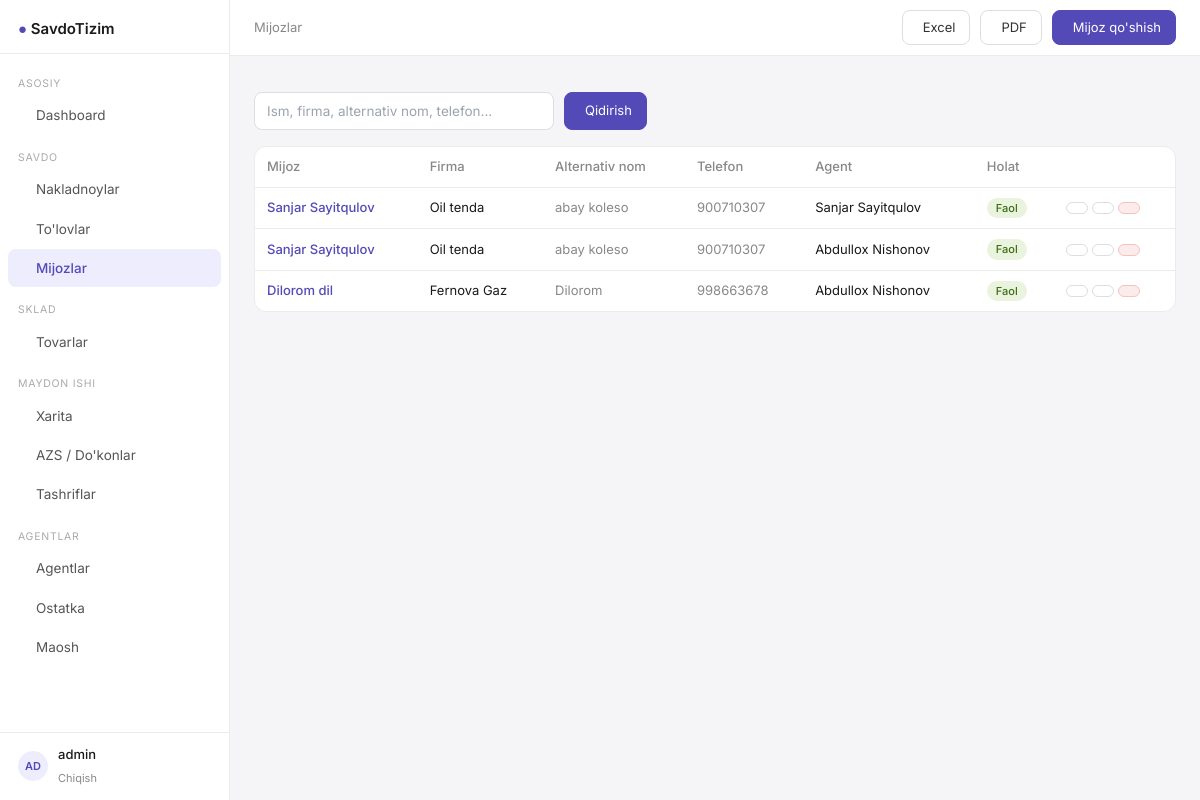
The page /clientes/ (signed in) on the database its author committed.
### apps/models.py (models this page shows, shortened)
class User(AbstractUser):
    pass

class Cliente(Model):
    first_name = CharField(max_length=120)
    last_name = CharField(max_length=120)
    firma_name = CharField(max_length=120, blank=True)
    alternative_name = CharField(max_length=120, blank=True)
    phone = CharField(max_length=20, blank=True)
    address = CharField(max_length=255, blank=True)
    agent = ForeignKey(Agent, on_delete=SET_NULL, null=True, related_name='clientes')
    is_active = BooleanField(default=True)
    date_created = DateTimeField(auto_now_add=True)
    class Meta:
        verbose_name = "Mijoz"
        verbose_name_plural = "Mijozlar"

class Agent(Model):
    first_name = CharField(max_length=120)
    last_name = CharField(max_length=120)
    phone = CharField(max_length=20)
    address = CharField(max_length=255, blank=True)
    commission_rate = DecimalField(
        max_digits=5, decimal_places=2, default=3.0,
        help_text="Foiz stavkasi, masalan 3.5"
    )
    balance_limit = IntegerField(
        default=0,
        help_text="Agentga berilishi mumkin bo'lgan maksimal naqd pul"
    )
    is_active = BooleanField(default=True)
    date_created = DateTimeField(auto_now_add=True)
    def __str__(self):
        return f"{self.first_name} {self.last_name}"
    class Meta:
        verbose_name = "Agent"
        verbose_name_plural = "Agentlar"

### apps/views.py (the view, shortened to what this page needs)
# urls.py: path('clientes/', views.cliente_list, name='cliente_list'),
@login_required
def cliente_list(request):
    q = request.GET.get('q', '')
    clientes = Cliente.objects.filter(is_active=True).select_related('agent')
    return render(request, 'clientes/list.html', {'clientes': clientes, 'q': q})

### templates/clientes/list.html (shortened to what this page needs)
{% extends "base.html" %}
{% block breadcrumb %}Mijozlar{% endblock %}
{% block topbar_actions %}
    <a href="{% url 'cliente_export_excel' %}?{{ request.GET.urlencode }}" class="btn">
         Excel
    </a>
    <a href="{% url 'cliente_export_pdf' %}?{{ request.GET.urlencode }}" class="btn">
         PDF
    </a>
    <a href="{% url 'cliente_create' %}" class="btn btn-primary"> Mijoz qo'shish</a>
{% endblock %}
{% block content %}
    <div style="margin-bottom:16px;">
        <form method="get" style="display:flex; gap:10px;">
            <input type="text" name="q" value="{{ q }}" placeholder="Ism, firma, alternativ nom, telefon..."
                   class="form-control" style="width:300px;">
            <button type="submit" class="btn btn-primary"> Qidirish</button>
        </form>
    </div>
    <div class="card">
        <table class="table-base">
            <thead>
            <tr>
                <th>Mijoz</th>
                <th>Firma</th>
                <th>Alternativ nom</th>
                <th>Telefon</th>
                <th>Agent</th>
                <th>Holat</th>
                <th></th>
            </tr>
            </thead>
            <tbody>
            {% for c in clientes %}
                <tr>
                    <td>
                        <a href="{% url 'cliente_detail' c.pk %}"
                           style="color:#534AB7; text-decoration:none; font-weight:500;">
                            {{ c.first_name }} {{ c.last_name }}
                        </a>
                    </td>
                    <td>{{ c.firma_name|default:"—" }}</td>
                    <td style="color:#888;">{{ c.alternative_name|default:"—" }}</td>
                    <td style="color:#888;">{{ c.phone|default:"—" }}</td>
                    <td>{{ c.agent|default:"—" }}</td>
                    <td>
                        {% if c.is_active %}<span class="badge badge-green">Faol</span>
                        {% else %}<span class="badge badge-red">Nofaol</span>{% endif %}
                    </td>
                    <td>
                        <div style="display:flex; gap:4px;">
                            <a href="{% url 'cliente_detail' c.pk %}" class="btn btn-sm"></a>
                            <a href="{% url 'cliente_update' c.pk %}" class="btn btn-sm"></a>
                            <a href="{% url 'cliente_delete' c.pk %}" class="btn btn-sm btn-danger"></a>
                        </div>
                    </td>
                </tr>
            {% empty %}
                <tr>
                    <td colspan="7" style="text-align:center; color:#aaa; padding:32px;">Mijoz topilmadi</td>
                </tr>
            {% endfor %}
            </tbody>
        </table>
    </div>
{% endblock %}

### templates/base.html (shortened to what this page needs)
<!DOCTYPE html>
<html lang="uz">
<head>
    <script src="https://cdn.tailwindcss.com"></script>
    <link rel="stylesheet" href="https://cdn.jsdelivr.net/npm/@tabler/icons-webfont@latest/tabler-icons.min.css"/>
</head>
<body>
<aside class="sidebar">
    <div style="padding:16px 18px 12px; border-bottom:1px solid #EBEBEB;">
    <span style="font-size:15px; font-weight:600;">
      <span style="color:#534AB7;">●</span> SavdoTizim
    </span>
    </div>
    <nav style="flex:1; padding:8px 0; overflow-y:auto;">
        <div class="nav-section">Asosiy</div>
        <a href="{% url 'dashboard' %}"
           class="nav-link {% if request.resolver_match.url_name == 'dashboard' %}active{% endif %}">
             Dashboard
        </a>
        <div class="nav-section">Savdo</div>
        <a href="{% url 'order_list' %}"
           class="nav-link {% if 'order' in request.resolver_match.url_name %}active{% endif %}">
             Nakladnoylar
        </a>
        <a href="{% url 'payment_list' %}"
           class="nav-link {% if 'payment' in request.resolver_match.url_name %}active{% endif %}">
             To'lovlar
        </a>
        <a href="{% url 'cliente_list' %}"
           class="nav-link {% if 'cliente' in request.resolver_match.url_name %}active{% endif %}">
             Mijozlar
        </a>
        <div class="nav-section">Sklad</div>
        <a href="{% url 'product_list' %}"
           class="nav-link {% if 'product' in request.resolver_match.url_name %}active{% endif %}">
             Tovarlar
        </a>
        <div class="nav-section">Maydon ishi</div>
        <a href="{% url 'point_map' %}"
           class="nav-link {% if request.resolver_match.url_name == 'point_map' %}active{% endif %}">
             Xarita
        </a>
        <a href="{% url 'point_list' %}"
           class="nav-link {% if request.resolver_match.url_name in 'point_list,point_create,point_update' %}active{% endif %}">
             AZS / Do'konlar
        </a>
        <a href="{% url 'visit_list' %}"
           class="nav-link {% if 'visit' in request.resolver_match.url_name %}active{% endif %}">
             Tashriflar
        </a>
        <div class="nav-section">Agentlar</div>
        <a href="{% url 'agent_list' %}"
           class="nav-link {% if request.resolver_match.url_name in 'agent_list,agent_detail' %}active{% endif %}">
             Agentlar
        </a>
        <a href="{% url 'agent_balance_list' %}"
           class="nav-link {% if 'balance' in request.resolver_match.url_name %}active{% endif %}">
             Ostatka
        </a>
        <a href="{% url 'salary_list' %}"
           class="nav-link {% if 'salary' in request.resolver_match.url_name %}active{% endif %}">
             Maosh
        </a>
    </nav>
    <div style="padding:12px 18px; border-top:1px solid #EBEBEB;">
        {% if user.is_authenticated %}
            <div style="display:flex; align-items:center; gap:10px;">
                <div class="avatar">{{ user.username|slice:":2"|upper }}</div>
                <div>
                    <div style="font-size:13px; font-weight:500;">{{ user.get_full_name|default:user.username }}</div>
                    <a href="{% url 'logout' %}" style="font-size:11px; color:#888; text-decoration:none;">Chiqish</a>
                </div>
            </div>
        {% endif %}
    </div>
</aside>
<div class="main-content">
    <header class="topbar" style="display:flex; align-items:center; justify-content:space-between; padding:0 24px;">
        <nav style="font-size:13px; color:#888;">
            {% block breadcrumb %}{% endblock %}
        </nav>
        <div style="display:flex; align-items:center; gap:10px;">
            {% block topbar_actions %}{% endblock %}
        </div>
    </header>
    <main style="padding:24px; flex:1;">
        {% block content %}{% endblock %}
    </main>
</div>
</body>
</html>

### templates/base.html (style rules this page uses)
* { box-sizing: border-box; }
body { font-family: 'Inter', sans-serif; background: #F5F5F7; color: #1a1a1a; }
.sidebar { width: 230px; min-height: 100vh; background: #fff; border-right: 1px solid #EBEBEB; position: fixed; top: 0; left: 0; bottom: 0; z-index: 40; display: flex; flex-direction: column; }
.main-content { margin-left: 230px; min-height: 100vh; display: flex; flex-direction: column; }
.topbar { height: 56px; background: #fff; border-bottom: 1px solid #EBEBEB; position: sticky; top: 0; z-index: 30; }
.nav-link { display: flex; align-items: center; gap: 10px; padding: 9px 18px; font-size: 13.5px; color: #555; border-radius: 8px; margin: 1px 8px; transition: background .12s, color .12s; text-decoration: none; }
.nav-link.active { background: #EEEDFE; color: #534AB7; font-weight: 500; }
.nav-section { font-size: 10.5px; color: #aaa; padding: 14px 18px 4px; text-transform: uppercase; letter-spacing: .07em; }
.badge { display: inline-flex; align-items: center; font-size: 11px; padding: 2px 9px; border-radius: 20px; font-weight: 500; }
.badge-green { background: #EAF3DE; color: #3B6D11; }
.card { background: #fff; border: 1px solid #EBEBEB; border-radius: 12px; }
.table-base { width: 100%; border-collapse: collapse; font-size: 13px; }
.table-base th { text-align: left; padding: 10px 12px; color: #888; font-weight: 500; border-bottom: 1px solid #EBEBEB; white-space: nowrap; }
.table-base td { padding: 10px 12px; border-bottom: 1px solid #EBEBEB; vertical-align: middle; }
.table-base tr:last-child td { border-bottom: none; }
.btn { display: inline-flex; align-items: center; gap: 6px; padding: 7px 14px; font-size: 13px; border-radius: 8px; border: 1px solid #DDDDE3; background: #fff; cursor: pointer; color: #333; text-decoration: none; transition: background .12s; }
.btn-primary { background: #534AB7; color: #fff; border-color: #534AB7; }
.btn-danger { background: #FCEBEB; color: #A32D2D; border-color: #F7C1C1; }
.btn-sm { padding: 5px 10px; font-size: 12px; }
.form-control { width: 100%; padding: 8px 12px; font-size: 13.5px; border: 1px solid #DDDDE3; border-radius: 8px; background: #fff; color: #1a1a1a; outline: none; transition: border .12s; }
.avatar { width: 30px; height: 30px; border-radius: 50%; background: #EEEDFE; color: #534AB7; font-size: 11px; font-weight: 600; display: inline-flex; align-items: center; justify-content: center; flex-shrink: 0; }

### rows shown on the page
User: username "AD", get_full_name "admin"
Cliente: first_name "Sanjar", last_name "Sayitqulov", firma_name "Oil tenda", alternative_name "abay koleso", phone "900710307", agent "Sanjar Sayitqulov", is_active "Faol"
Cliente: first_name "Sanjar", last_name "Sayitqulov", firma_name "Oil tenda", alternative_name "abay koleso", phone "900710307", agent "Abdullox Nishonov", is_active "Faol"
Cliente: first_name "Dilorom", last_name "dil", firma_name "Fernova Gaz", alternative_name "Dilorom", phone "998663678", agent "Abdullox Nishonov", is_active "Faol"
